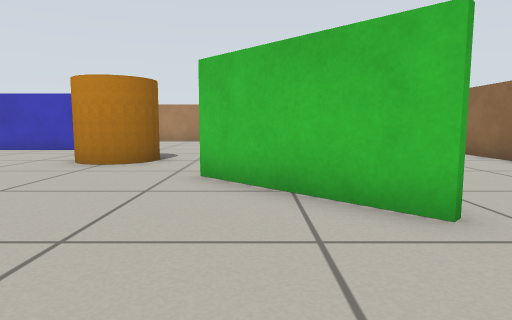
View 1 (above)

13 first-person views from a walk through a Gazebo world. The camera is 0.45 m above the floor, tilts 6° down and sees 75° across. The floor is counted in squares, 0.5 m on a side. Each view is taken from the middle of a square. On the plan, view 1 faces up. The plan holds only what a view shows up to about 12 squares ahead; the rest is blank. Robots are left out.

View 2
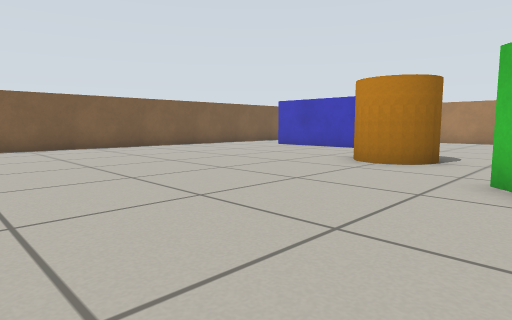

View 3
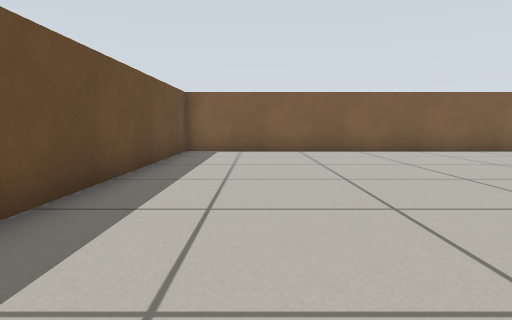

View 4
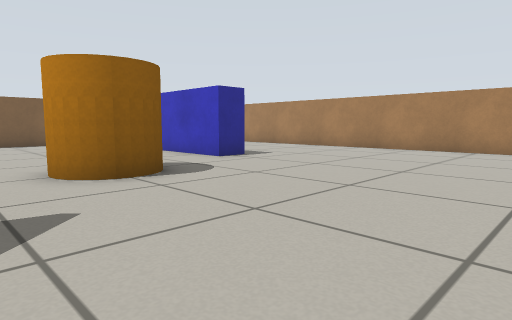

View 5
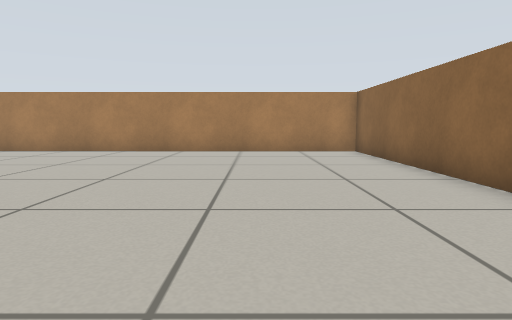

View 6
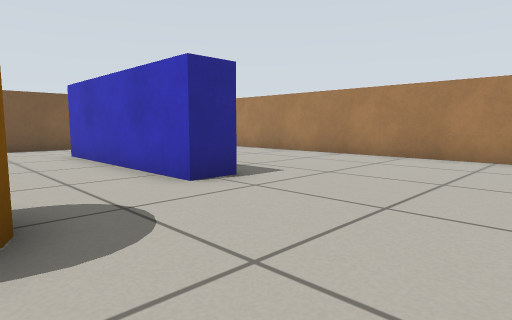

View 7
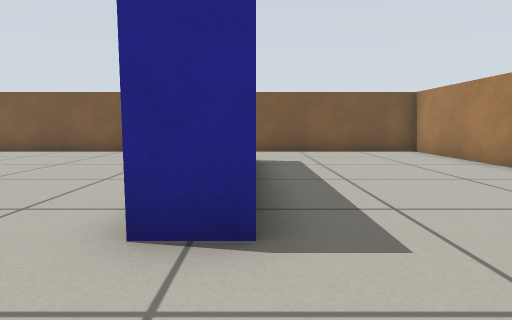

View 8
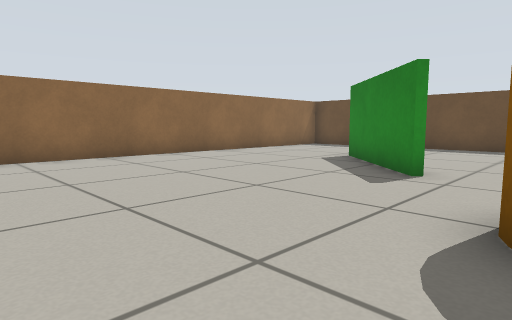

View 9
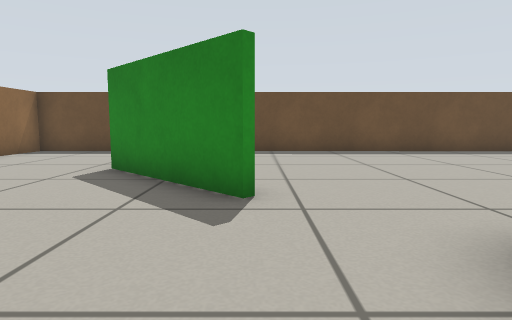

View 10
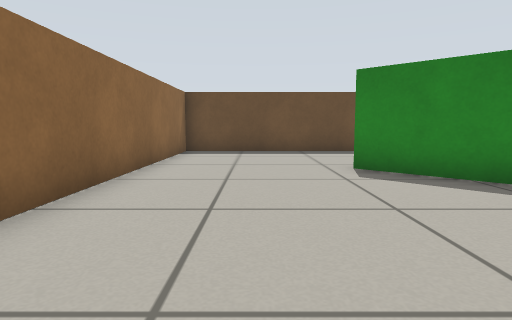

View 11
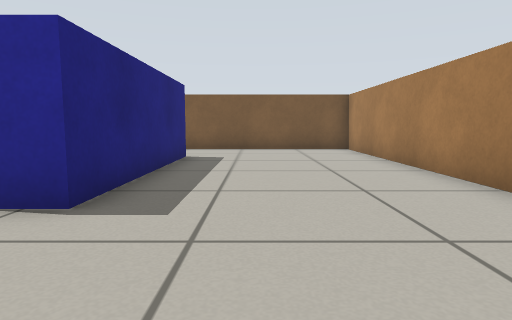

View 12
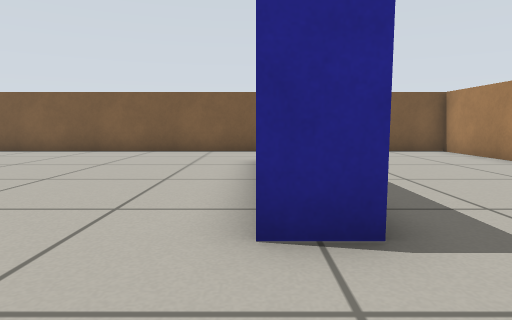

View 13
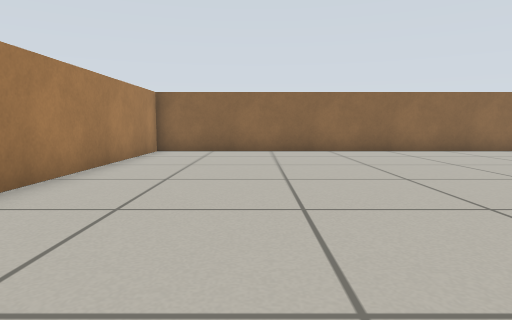

### Floor plan
Points are (right, up) in squares from view 1. A wall is a line through its corners. A room is listed if a view was taken in it or the views show most of it. See-through windows are left out.
Room 1 (views 1, 2, 3, 4, 5, 6, 7, 8, 9, 10, 11, 12, 13)
walls: (-0.9, 6) (2, 3.1); (1.9, 3) (-1, 5.9); (-10.5, 13) (-4.5, 13) (-4.5, 12) (-10.5, 12); (6.4, -1.4) (6.4, 18.4) (-13.4, 18.4) (-13.4, -1.4) (6.4, -1.4)
objects: orange cylinder (-4, 8) to (-3, 9)

Positions as (right, up) in squares from view 1, and headings:
1: (0, 0), facing up
2: (0, 0), facing up-left
3: (-2, 1), facing left
4: (3, 6), facing up-left
5: (3, 7), facing up
6: (0, 9), facing up-left
7: (-2, 13), facing left
8: (-3, 12), facing down-right
9: (-1, 10), facing down
10: (4, 10), facing down
11: (-1, 15), facing left
12: (-2, 12), facing left
13: (-5, 15), facing right
